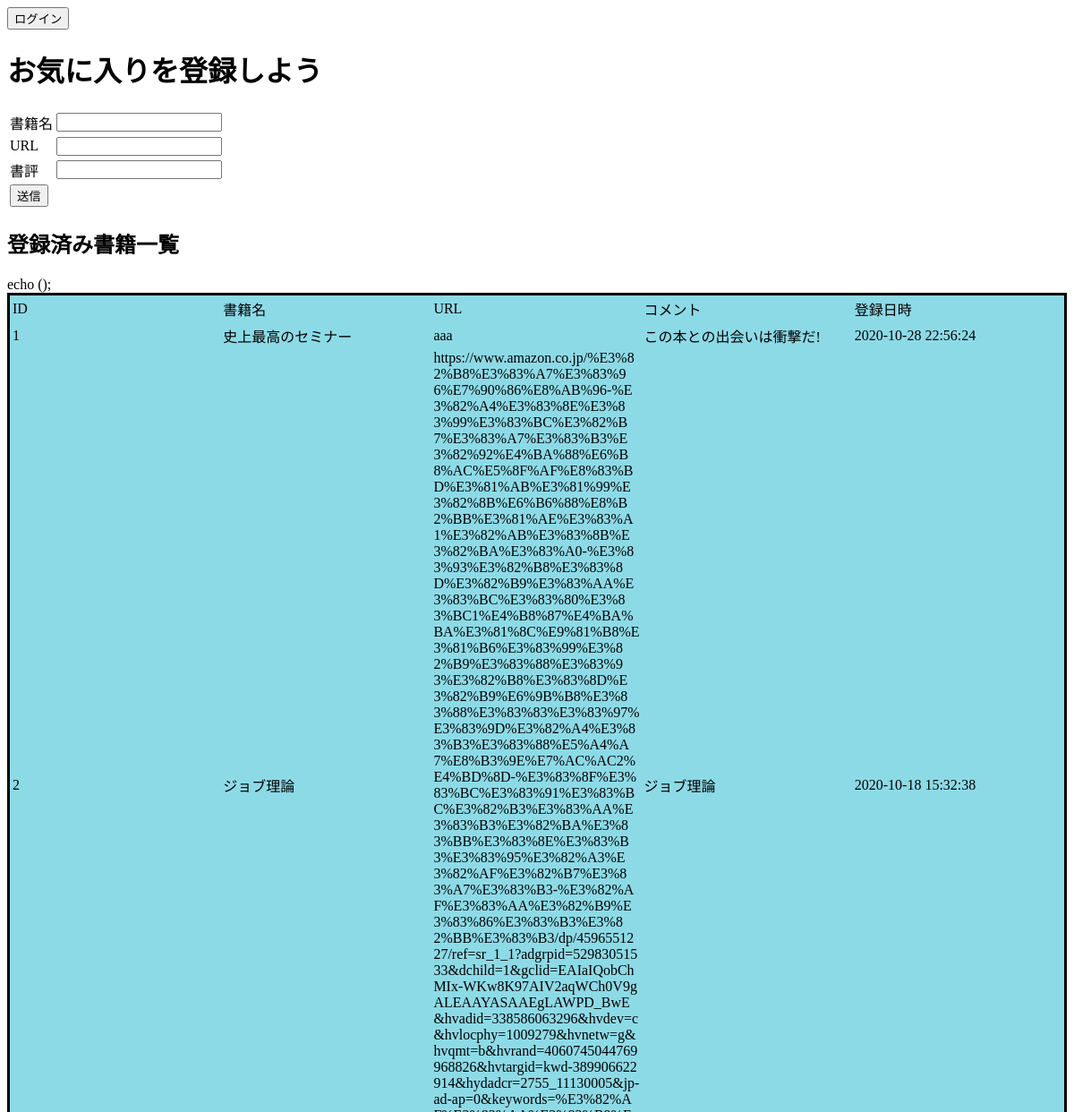
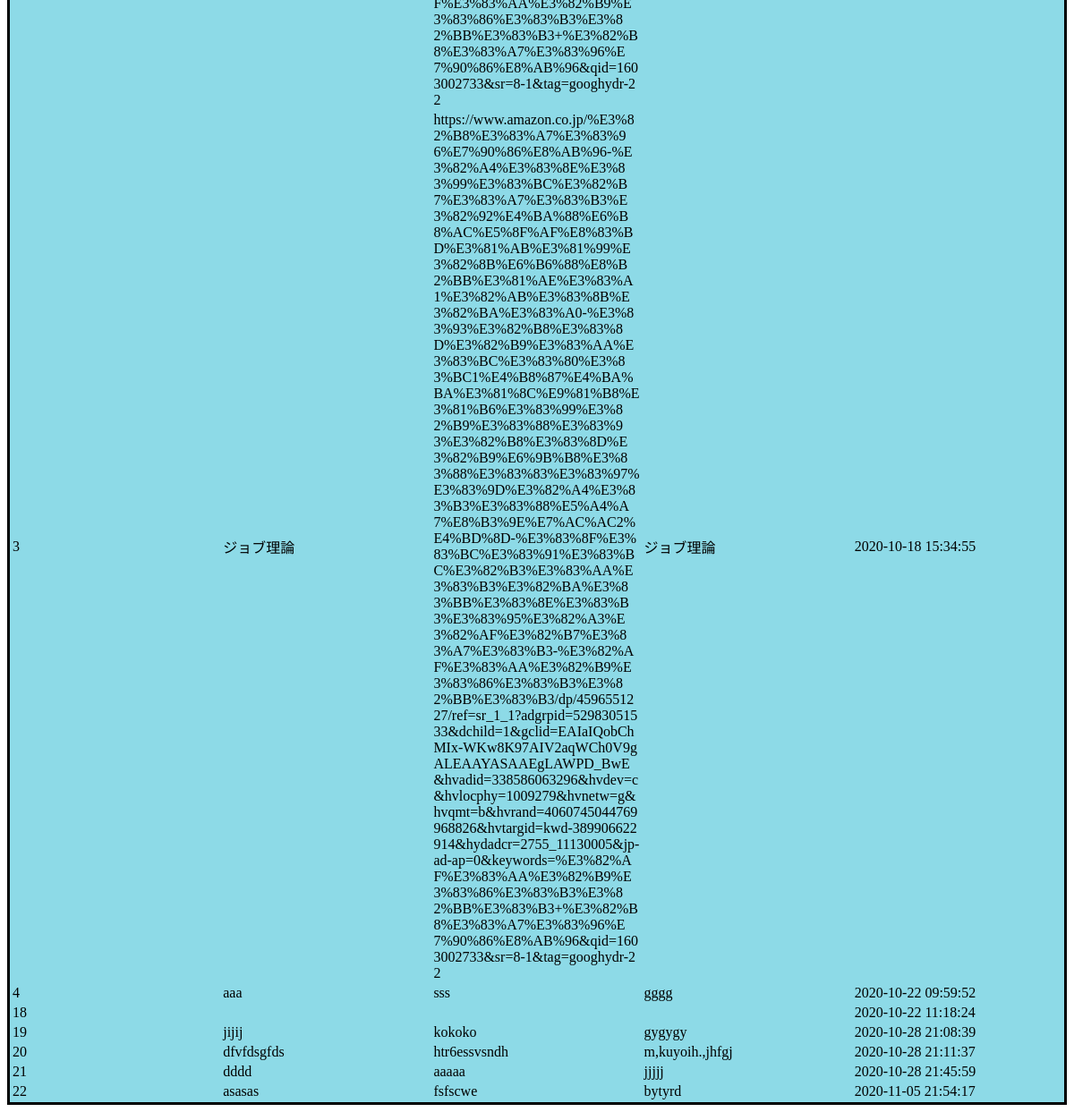
The page / on the database its author committed (2 pictures, top to bottom).
### tables this page shows
CREATE TABLE `gs_bm_table` (
  `id` int(12) NOT NULL,
  `title` varchar(64) NOT NULL,
  `url` text NOT NULL,
  `comm` text NOT NULL,
  `datetime` datetime NOT NULL
);

### index.php (the view, shortened to what this page needs)
<?php
    try {
        $pdo = new PDO ('mysql:dbname=bookcomm;charset=utf8;host=localhost','root','root');
    } catch (PDOException $e) {
        exit('DBConnectError:'.$e->getMessage());
    };
    $stmt   =   $pdo->prepare ("SELECT * FROM gs_bm_table");
    $status =   $stmt -> execute();
    $view   =   "";
    if ($status == false) {
        $error  =   $stmt -> errorInfo();
        exit ("ErrorQuery:".error[2]);
    }else{
        while ($result = $stmt -> fetch(PDO::FETCH_ASSOC)){
            $view   .=   '<tr>';
            $view   .=   '<td class="id">'.$result[id].'</td>' . '<td class="title">'.$result[title].'</td>' . '<td class="url">'.$result["url"].'</td>' . '<td class="comm">'.$result["comm"].'</td>' . '<td class="datetime">'.$result["datetime"].'</td>';
            $view   .=   '</tr>';
        };
    };
?>
<!DOCTYPE html>
<html lang="ja">
<head>
    <link rel="stylesheet" href="style.css">
</head>
<body>
    <div id="wrap">
        <header>
            <form action="login.php" method="get"><button>ログイン</button></form>
        </header>
        <h1>お気に入りを登録しよう</h1>
        <div id="form_div">
        <form method = "post" action="insert.php">
            <table id="form">
                <tr>
                    <td>書籍名</td>
                    <td><input type="text" name="title" id="title" value=""></td>
                </tr>
                <tr>
                    <td>URL</td>
                    <td><input type="text" name="url" id="" value=""></td>
                </tr>
                <tr>
                    <td>書評</td>
                    <td><input type="textarea" name="comm" id="" value=""></td>
                </tr>
                <tr>
                    <td><input type="submit" value="送信"></td>
                </tr>
            </table>
        </form>
        </div>
        <h2>登録済み書籍一覧</h2>
        <table id="table">
            <tr>
                <td class="id">ID</td>
                <td class="title">書籍名</td>
                <td class="url">URL</td>
                <td class="comm">コメント</td>
                <td class="datetime">登録日時</td>
            </tr>
            <tr>
                echo (<?= $view ?>);
            </tr>
        </table>
    </div>
</body>
</html>

### style.css (style rules this page uses)
#wrap { width: 100%; }
#form_div { margin: 0px auto; display: flex; justify-content: center; }
#form { width: 100%; }
#table { width: 100%; table-layout: fixed; background: rgb(141, 218, 231); border-style: solid; border-color: black; word-break: break-all; word-wrap: break-all; }

### rows shown on the page
gs_bm_table: id "1", title "史上最高のセミナー", url "aaa", comm "この本との出会いは衝撃だ!", datetime "2020-10-28 22:56:24"
gs_bm_table: id "2", title "ジョブ理論", url "https://www.amazon.co.jp/%E3%82%B8%E3%83%A7%E3%83%96%E7%90%86%E8%AB%96-%E3%82%A4%E3%83%8E%E3%83%99%E3%83%BC%E3%82%B7%E3%83%A7%E3%83%B3%E3%82%92%E4%BA%88%E6%B8%AC%E5%8F%AF%E8%83%BD%E3%81%AB%E3%81%99%E3%82%8B%E6%B6%88%E8%B2%BB%E3%81%AE%E3%83%A1%E3%82%AB%E3%83%8B%E3%82%BA%E3%83%A0-%E3%83%93%E3%82%B8%E3%83%8D%E3%82%B9%E3%83%AA%E3%83%BC%E3%83%80%E3%83%BC1%E4%B8%87%E4%BA%BA%E3%81%8C%E9%81%B8%E3%81%B6%E3%83%99%E3%82%B9%E3%83%88%E3%83%93%E3%82%B8%E3%83%8D%E3%82%B9%E6%9B%B8%E3%83%88%E3%83%83%E3%83%97%E3%83%9D%E3%82%A4%E3%83%B3%E3%83%88%E5%A4%A7%E8%B3%9E%E7%AC%AC2%E4%BD%8D-%E3%83%8F%E3%83%BC%E3%83%91%E3%83%BC%E3%82%B3%E3%83%AA%E3%83%B3%E3%82%BA%E3%83%BB%E3%83%8E%E3%83%B3%E3%83%95%E3%82%A3%E3%82%AF%E3%…", comm "ジョブ理論", datetime "2020-10-18 15:32:38"
gs_bm_table: id "3", title "ジョブ理論", url "https://www.amazon.co.jp/%E3%82%B8%E3%83%A7%E3%83%96%E7%90%86%E8%AB%96-%E3%82%A4%E3%83%8E%E3%83%99%E3%83%BC%E3%82%B7%E3%83%A7%E3%83%B3%E3%82%92%E4%BA%88%E6%B8%AC%E5%8F%AF%E8%83%BD%E3%81%AB%E3%81%99%E3%82%8B%E6%B6%88%E8%B2%BB%E3%81%AE%E3%83%A1%E3%82%AB%E3%83%8B%E3%82%BA%E3%83%A0-%E3%83%93%E3%82%B8%E3%83%8D%E3%82%B9%E3%83%AA%E3%83%BC%E3%83%80%E3%83%BC1%E4%B8%87%E4%BA%BA%E3%81%8C%E9%81%B8%E3%81%B6%E3%83%99%E3%82%B9%E3%83%88%E3%83%93%E3%82%B8%E3%83%8D%E3%82%B9%E6%9B%B8%E3%83%88%E3%83%83%E3%83%97%E3%83%9D%E3%82%A4%E3%83%B3%E3%83%88%E5%A4%A7%E8%B3%9E%E7%AC%AC2%E4%BD%8D-%E3%83%8F%E3%83%BC%E3%83%91%E3%83%BC%E3%82%B3%E3%83%AA%E3%83%B3%E3%82%BA%E3%83%BB%E3%83%8E%E3%83%B3%E3%83%95%E3%82%A3%E3%82%AF%E3%…", comm "ジョブ理論", datetime "2020-10-18 15:34:55"
gs_bm_table: id "4", title "aaa", url "sss", comm "gggg", datetime "2020-10-22 09:59:52"
gs_bm_table: id "18", datetime "2020-10-22 11:18:24"
gs_bm_table: id "19", title "jijij", url "kokoko", comm "gygygy", datetime "2020-10-28 21:08:39"
gs_bm_table: id "20", title "dfvfdsgfds", url "htr6essvsndh", comm "m,kuyoih.,jhfgj", datetime "2020-10-28 21:11:37"
gs_bm_table: id "21", title "dddd", url "aaaaa", comm "jjjjj", datetime "2020-10-28 21:45:59"
gs_bm_table: id "22", title "asasas", url "fsfscwe", comm "bytyrd", datetime "2020-11-05 21:54:17"
